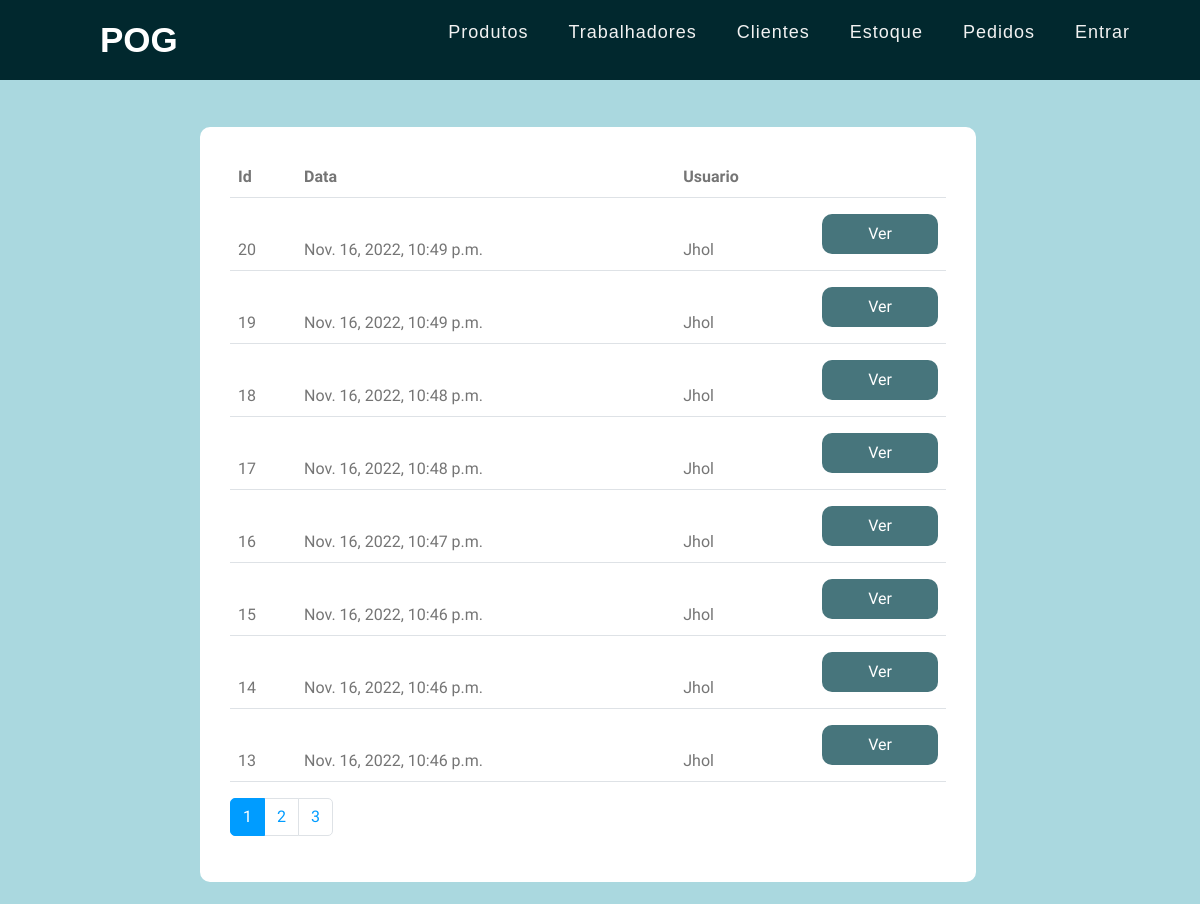
Screenshot of /listaEntrada with the database file from the repository.
### pedidos/models.py (models this page shows)
class PedidoEntrada(models.Model):
    Atendente = models.ForeignKey(WorkerModel.Worker,on_delete=models.CASCADE,null=True)
    Status = models.ForeignKey(Categoria,on_delete=models.CASCADE,null=True)
    description = models.CharField(max_length=800,null=True)
    data_registro = models.DateTimeField(auto_now_add=True)

### worker/models.py (models this page shows, shortened)
class Worker(models.Model):
    usuario = models.OneToOneField(User, on_delete=models.CASCADE,
                                   verbose_name='Usuário',null=True)
    cpf = models.CharField(max_length=11)
    PhoneNumber = models.CharField(max_length=13)
    office = models.CharField(max_length=100)
    data_registro = models.DateTimeField(auto_now_add=True,null=True)

### pedidos/views.py (the view)
# urls.py: path('listaEntrada',views.listaEntrada, name ="listaEntrada"),
def listaEntrada(request):
    pedidosEntrada = PedidosModel.PedidoEntrada.objects.all().order_by('-data_registro')
    paginator = Paginator(pedidosEntrada,8)
    page = request.GET.get("pedidos")
    pedidosEntrada = paginator.get_page(page)
    return render(request,'pedidos/ListaEntradas.html',
    context={
        "pedidosEntrada":pedidosEntrada ,
    })

### pedidos/templates/pedidos/ListaEntradas.html (shortened to what this page needs)
{%extends 'base.html'%}
{%block 'conteudo'%}
<div>
    <div class="row justify-content-center Pcontainer">
        <div class="col-md-8">
            <div class="box" style="width:auto">
                <table class="table table-hover">
                    <thead>
                        <th scope="col">Id</td>
                        <th scope="col">Data</td>
                        <th scope="col">Usuario</td>
                        <th scope="col"></td>
                        {% for pedido in pedidosEntrada %}
                        <tr>
                            <td scope="row">{{ pedido.id }}</td>
                            <td>{{ pedido.data_registro }}</td>
                            <td>{{ pedido.Atendente.usuario }}</td>
                            <td><a href="Detalhes/{{ pedido.id }}"><button  class="buttonC">Ver</button></td></a>
                        </tr>
                        {% endfor %}
                    </thead>
                </table>
                <nav aria-label="Navegação de página exemplo">
                    <ul class="pagination">
                        {% for pagina in pedidosEntrada.paginator.page_range %}
                            {% if  pedidosEntrada.number == pagina %}
                            <li class="page-item active">
                                <a class="page-link" href="?pedidos={{pagina}}">{{pagina}}</a>
                            </li>
                            {% else %}
                            <li class="page-item">
                                <a class="page-link" href="?pedidos={{pagina}}">{{pagina}}</a>
                            </li>
                            {%endif%}
                        {% endfor %}
                    </ul>
                </nav>
            </div>
        </div>
    </div>
</div>
{%endblock%}

### rows the page displays
PedidoEntrada: id "20", data_registro "Nov. 16, 2022, 10:49 p.m.", Atendente.usuario "Jhol"
PedidoEntrada: id "19", data_registro "Nov. 16, 2022, 10:49 p.m.", Atendente.usuario "Jhol"
PedidoEntrada: id "18", data_registro "Nov. 16, 2022, 10:48 p.m.", Atendente.usuario "Jhol"
PedidoEntrada: id "17", data_registro "Nov. 16, 2022, 10:48 p.m.", Atendente.usuario "Jhol"
PedidoEntrada: id "16", data_registro "Nov. 16, 2022, 10:47 p.m.", Atendente.usuario "Jhol"
PedidoEntrada: id "15", data_registro "Nov. 16, 2022, 10:46 p.m.", Atendente.usuario "Jhol"
PedidoEntrada: id "14", data_registro "Nov. 16, 2022, 10:46 p.m.", Atendente.usuario "Jhol"
PedidoEntrada: id "13", data_registro "Nov. 16, 2022, 10:46 p.m.", Atendente.usuario "Jhol"

### other values shown
{{ pagina }} "1"
{{ pagina }} "2" "3"
